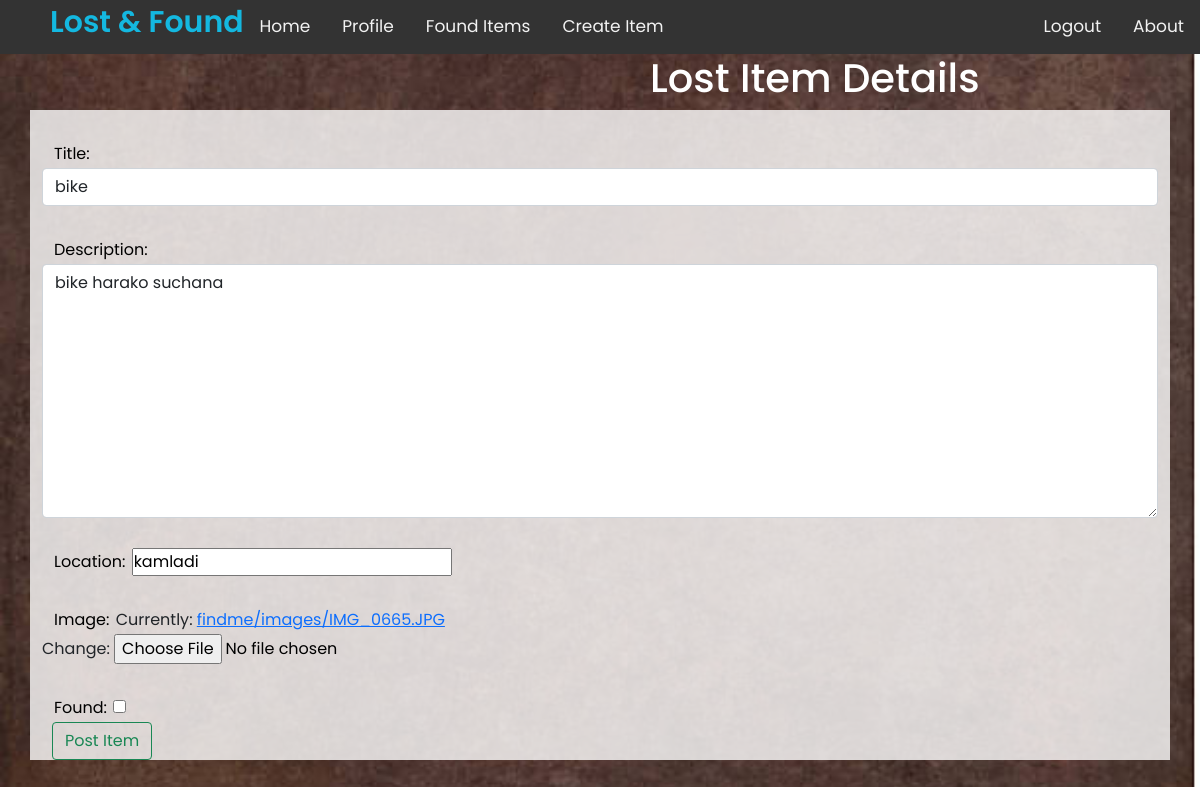
The app's page /founditem/16/update (signed in) with its own data.
### findme/models.py (models this page shows, shortened)
class ItemLost(models.Model):
    ItemID = models.AutoField(primary_key=True)
    name = models.ForeignKey(User, on_delete=models.CASCADE, null=True)
    title = models.CharField(max_length=30)
    description = models.CharField(max_length=200)
    found = models.BooleanField(default=False)
    location = models.TextField(max_length=100)
    lost_date = models.DateTimeField(auto_now=True)
    image = models.ImageField(upload_to='findme/images', default="")
    found_location = models.CharField(max_length=100, null=True, blank=True)
    item_found_by = models.ForeignKey(User, on_delete=models.CASCADE, null=True, blank=True,
                                      related_name="item_found_user")

### findme/views.py (the view)
# urls.py: path('founditem/<int:pk>/update', ItemUpdateView.as_view(), name='item-update'),
class ItemUpdateView(LoginRequiredMixin, UserPassesTestMixin, UpdateView):
    model = ItemLost
    form_class = Lost
    template_name = 'findme/item_form.html'
    def test_func(self):
        item = self.get_object()
        if self.request.user == item.name:
            return True
        return False

### findme/forms.py
class Lost(forms.ModelForm):
    title = forms.CharField(widget=forms.TextInput(attrs={'class': 'form-control'}))
    description = forms.CharField(widget=forms.Textarea(attrs={'class': 'form-control'}))
    location = forms.CharField(max_length=100)
    image = forms.ImageField()
    class Meta:
        model = ItemLost
        fields = ['title', 'description', 'location', 'image', 'found']

### findme/templates/findme/item_form.html (shortened to what this page needs)
{% extends "findme/base.html" %}
{% load crispy_forms_tags %}
{% block content %}
<h1>Lost Item Details</h1>
<div style="background: rgb(255,255,255,0.8);" class="container">
    <form method="post" action="" enctype="multipart/form-data">
    {% for field in form %}
    <div class="form-group">
        <label class="content">{{field.label_tag}}</label>
        {{field}}
    </div>
    {% endfor %}
    <button type="submit" class="btn btn-outline-success" style="margin-left:10px";>Post Item</button>
</form>
</div>
{% endblock %}

### findme/static/findme/main.css (style rules this page uses)
* { margin:0; padding: 0; box-sizing: border-box; font-family: 'Poppins', sans-serif;; }
#bg { background-repeat: no-repeat; background-size: cover; background-position: center center; background-attachment: fixed; }
body { background-repeat: no-repeat; background-position: center; background-size: cover; min-height: 100vh; position: relative; }

### findme/templates/findme/item_form.html (style rules this page uses)
h1 { margin-left:650px; color:white; }
.content { color:black; margin-top:30px; padding:2px; margin-left:10px; }
#id_image { color:white; }
#id_image { color:black; }

### records on screen
ItemLost: form "bike" "bike harako suchana" "kamladi"

### other values on screen
{{ field.label_tag }} "Title:" "Description:" "Location:" "Image:" "Found:"
